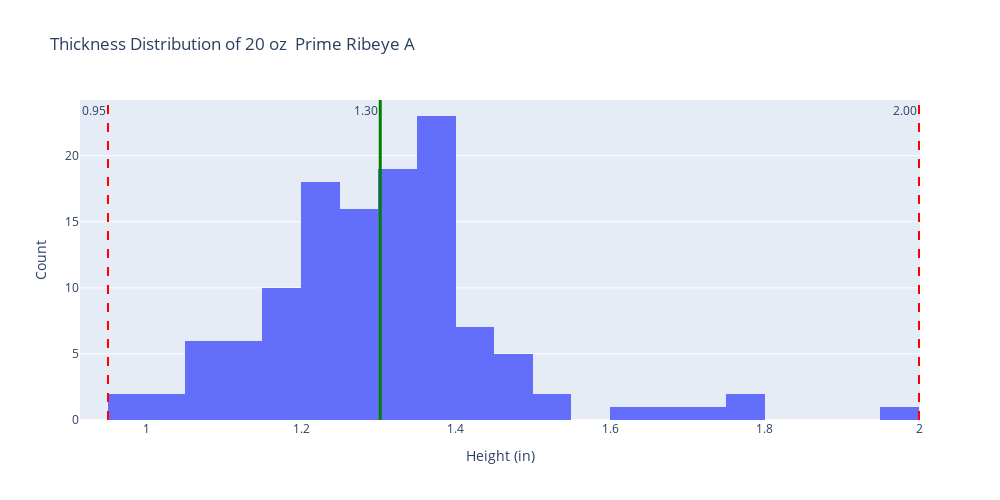

Write notebook code for a chart like this one.
### Code cell
#THICKNESS (NOTE-- min thick needs to be removed at cleaning stage)
#TEST product: "8 oz T Tenderloin A"
# Specify the product name
# product_name = "8 oz T Tenderloin A"
product_name = "20 oz  Prime Ribeye A"
# Specify the file path
file_path = '../data/cleaned/generic_butcher_cleaned.csv'

# Read the CSV file into a DataFrame
df = pd.read_csv(file_path)

file_path2 = '../data/cleaned/generic_butcher_spec_cleaned.csv'

# Read the CSV file into a DataFrame
df2 = pd.read_csv(file_path2)

# Copy data to preserve original dataset
product_data = df.loc[df["product_name"] == product_name]
product = product_data.copy()

# Determine bin min and max in a readable format
min_ht = np.min(product['measured_height'])
max_ht = np.max(product['measured_height'])
binmin_ht = np.floor(min_ht)-1
binmax_ht = np.ceil(max_ht)+1

# Determine spec goal posts
height_min_spec = df2.loc[df2['product_name'] == product_name, 'height_min'].iloc[0]
height_max_spec = df2.loc[df2['product_name'] == product_name, 'height_max'].iloc[0]

# Calculate average height
height_avg = np.mean(product['measured_height'])

# Created bins based on the 0.1 inch increments
num_bins_ht = int((binmax_ht - binmin_ht) * 1/.1)

# Pulls measured height data for the x value of the histogram
product_heights = product['measured_height']

# Create the histogram using Plotly Express
fig = px.histogram(product, x='measured_height', nbins=num_bins_ht, title=f"Thickness Distribution of {product_name}")

# Add vertical lines for average, min spec, and max spec using add_vline
fig.add_vline(x=height_avg, line=dict(color="green", width=3), annotation_text=f"{height_avg:.2f}", annotation_position="top left")
fig.add_vline(x=height_min_spec, line=dict(color="red", width=2, dash='dash'), annotation_text=f"{height_min_spec:.2f}", annotation_position="top left")
fig.add_vline(x=height_max_spec, line=dict(color="red", width=2, dash='dash'), annotation_text=f"{height_max_spec:.2f}", annotation_position="top left")

# Update xaxis and yaxis labels
fig.update_layout(
    width=1000,
    height=500,
    xaxis_title='Height (in)',
    yaxis_title='Count',
    showlegend=False
)

# Show the plot
fig.show()

### Figure 1 — Plotly figure (JSON) as saved in the notebook; plotly's stock layout.template omitted (floating-point values rounded to 4 significant figures)
{"data": [{"alignmentgroup": "True", "bingroup": "x", "hovertemplate": "measured_height=%{x}<br>count=%{y}<extra></extra>", "legendgroup": "", "marker": {"color": "#636efa", "pattern": {"shape": ""}}, "name": "", "nbinsx": 40, "offsetgroup": "", "orientation": "v", "showlegend": false, "type": "histogram", "x": [1.486, 1.087, 1.079, 1.35, 1.726, 1.43, 1.189, 1.31, 1.207, 1.353, 1.019, 1.394, 1.179, 1.389, 1.293, 1.324, 1.436, 1.206, 1.383, 1.06, 1.241, 1.24, 1.388, 1.212, 1.328, 1.233, 1.378, 1.214, 1.313, 1.201, 1.507, 1.332, 1.321, 1.413, 1.353, 1.349, 1.365, 1.321, 1.663, 1.296, 1.958, 1.34, 1.275, 1.213, 1.152, 1.213, 1.216, 1.289, 1.377, 1.761, 1.251, 1.37, 1.272, 1.334, 1.101, 1.353, 1.45, 1.393, 1.347, 1.455, 1.25, 1.415, 1.351, 1.251, 1.3, 1.333, 1.758, 1.388, 1.261, 1.23, 1.064, 1.245, 1.072, 1.246, 1.183, 1.347, 1.254, 1.114, 1.229, 1.355, 1.112, 1.022, 1.253, 1.255, 1.356, 1.367, 1.291, 1.197, 1.373, 1.148, 1.451, 1.143, 1.284, 1.354, 1.121, 1.439, 1.194, 1.504, 1.068, 1.398, 1.345, 1.42, 1.492, 1.303, 1.315, 1.31, 1.275, 1.21, 1.353, 1.345, 0.9671, 1.322, 1.221, 1.157, 1.389, 1.196, 1.161, 1.195, 1.431, 1.604, 1.248, 0.9775], "xaxis": "x", "yaxis": "y"}], "layout": {"annotations": [{"showarrow": false, "text": "1.30", "x": 1.302, "xanchor": "right", "xref": "x", "y": 1, "yanchor": "top", "yref": "y domain"}, {"showarrow": false, "text": "0.95", "x": 0.95, "xanchor": "right", "xref": "x", "y": 1, "yanchor": "top", "yref": "y domain"}, {"showarrow": false, "text": "2.00", "x": 2, "xanchor": "right", "xref": "x", "y": 1, "yanchor": "top", "yref": "y domain"}], "barmode": "relative", "height": 500, "legend": {"tracegroupgap": 0}, "shapes": [{"line": {"color": "green", "width": 3}, "type": "line", "x0": 1.302, "x1": 1.302, "xref": "x", "y0": 0, "y1": 1, "yref": "y domain"}, {"line": {"color": "red", "dash": "dash", "width": 2}, "type": "line", "x0": 0.95, "x1": 0.95, "xref": "x", "y0": 0, "y1": 1, "yref": "y domain"}, {"line": {"color": "red", "dash": "dash", "width": 2}, "type": "line", "x0": 2, "x1": 2, "xref": "x", "y0": 0, "y1": 1, "yref": "y domain"}], "showlegend": false, "title": {"text": "Thickness Distribution of 20 oz  Prime Ribeye A"}, "width": 1000, "xaxis": {"anchor": "y", "domain": [0, 1], "title": {"text": "Height (in)"}}, "yaxis": {"anchor": "x", "domain": [0, 1], "title": {"text": "Count"}}}}
